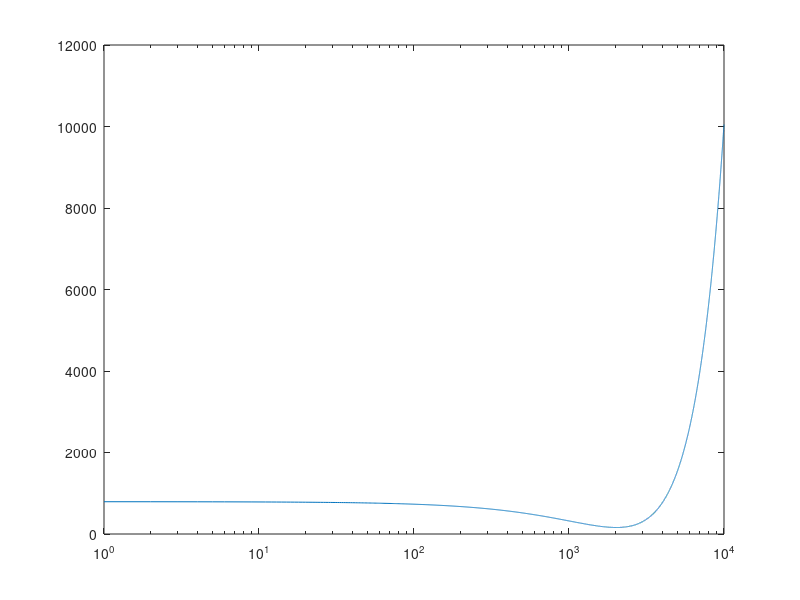

This figure's MATLAB source:
clear
clc

data = [
3000	4.856   2.726993501 	
3000    8.932   2.726993501
3000    2.311   2.726993501
1000    9.683   2.362080486          
1000    5.555   2.362080486
1000    11.13   2.362080486
333		20.04	2.913146447
333     16.07	2.913146447
333     23.19   2.913146447
111		55.33   10.68159268
111     31      10.68159268
111     34.83   10.68159268
37		225.7	52.20506574
37      142.1	52.20506574
37      100.1   52.20506574
12.3	172.8	12.49959999
12.3    142.2	12.49959999
12.3    158.4   12.49959999
4.1		323.5	90.83352294
4.1     178.3	90.83352294
4.1     396.9   90.83352294];

%X2 = reducedchi_squared(EC50,residuals,1);
answer = zeros(10000,2);
for i = 1:length(answer)
answer(i,1) = i;    
holder = zeros(length(data),1);    
    for j = 1:length(data)
    EST = i/data(j,1);
    X2 = ((data(j,2)-EST)./data(j,3)).^2;
    holder(j) = X2;
    end
answer(i,2) = sum(holder);
end

semilogx(answer(:,1),answer(:,2))

